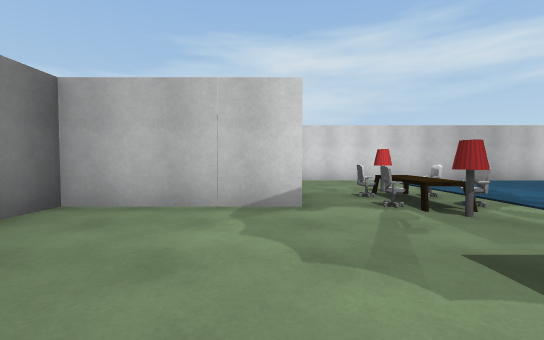
view 1 (above)

17 first-person views from a walk through a Unity game level. The camera is 1.2 m above the floor, tilts 2° down and sees 90° across. The floor is counted in squares, 2 m on a side. Each view is taken from the middle of a square. On the plan, view 1 faces up. The plan holds only what a view shows up to about 9 squares ahead; the rest is blank. The place goes on beyond the plan. The player is left out. Some animated figures are not drawn.

view 2
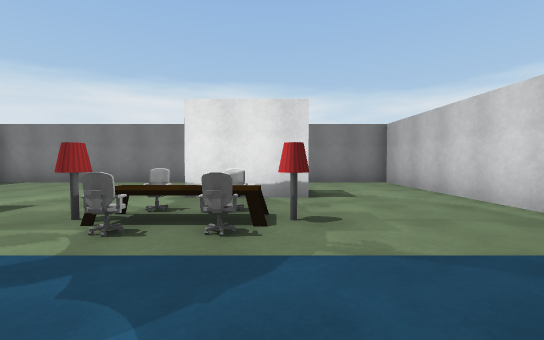

view 3
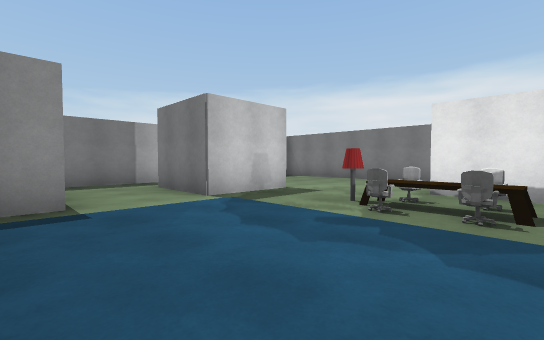

view 4
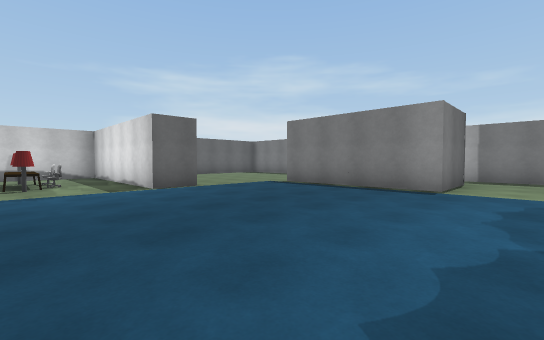

view 5
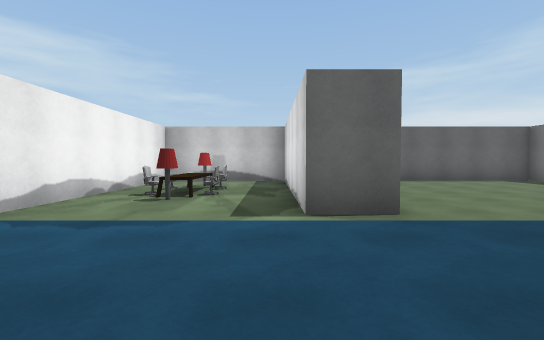

view 6
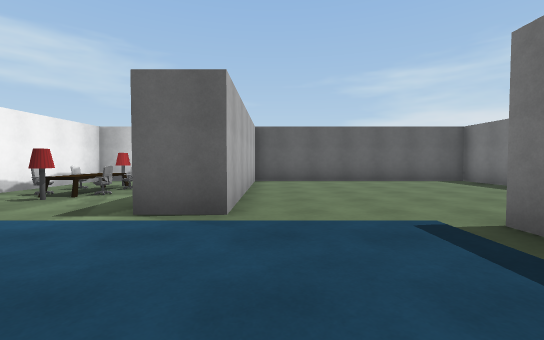

view 7
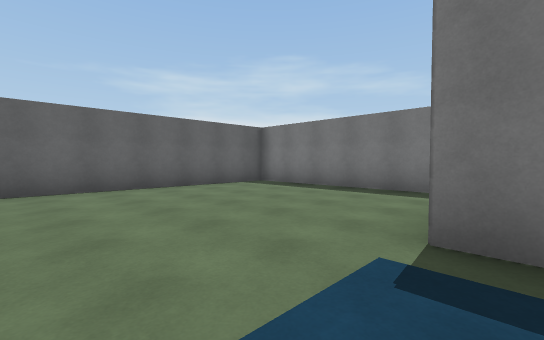

view 8
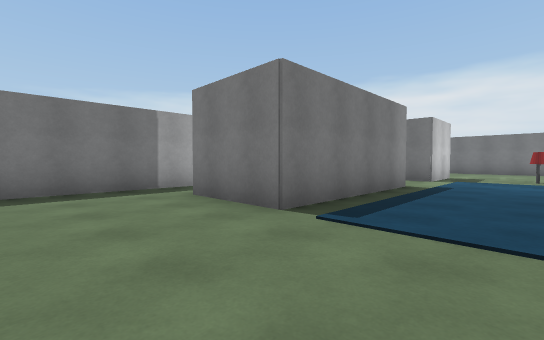

view 9
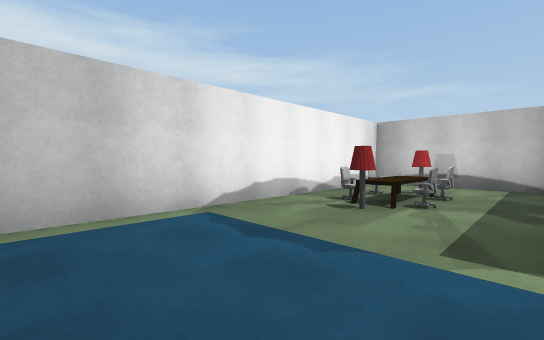

view 10
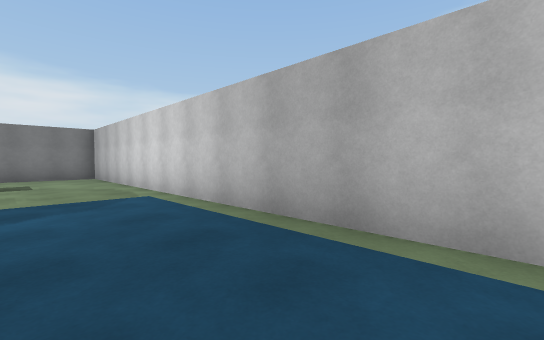

view 11
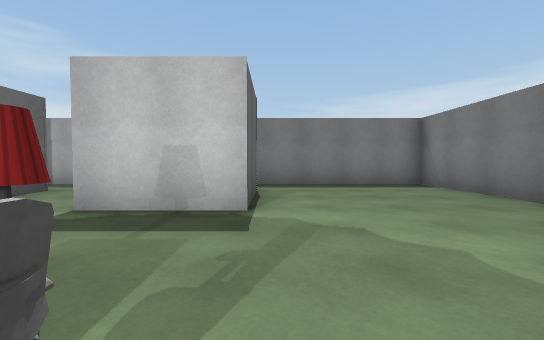

view 12
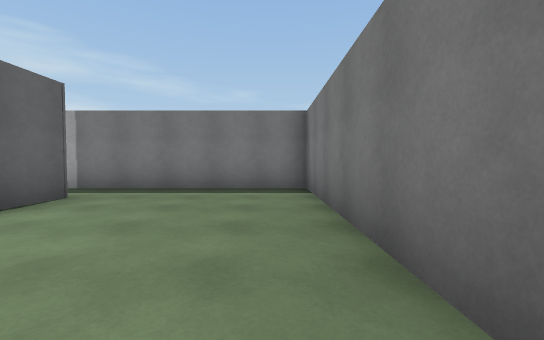

view 13
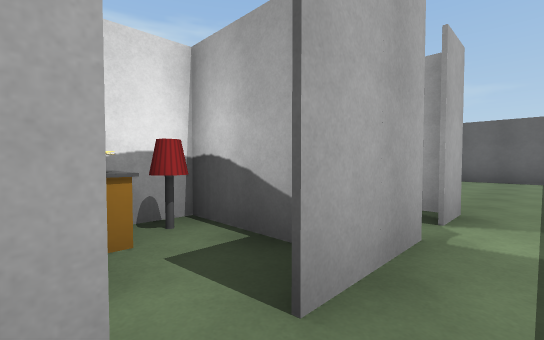

view 14
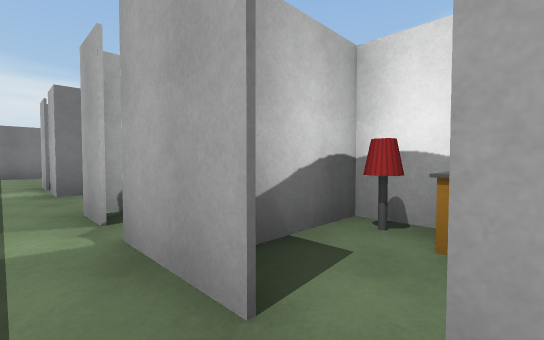

view 15
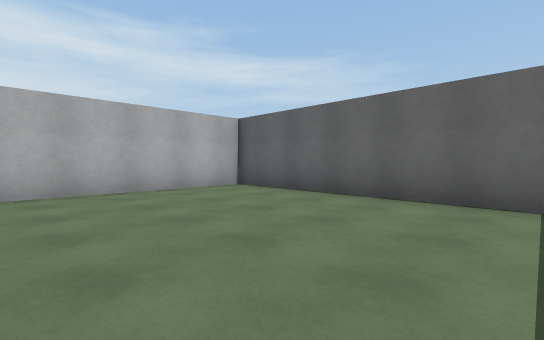

view 16
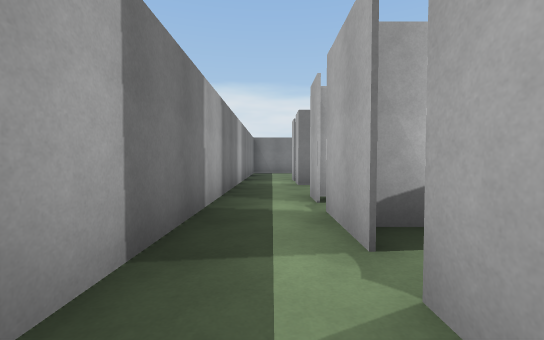

view 17
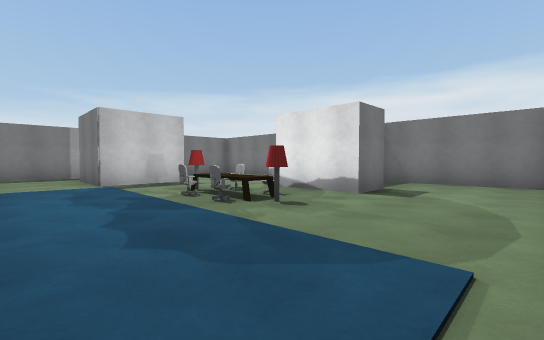

### Floor plan
Points are (right, up) in squares from view 1. A wall is a line through its corners. A room is listed if a view was taken in it or the views show most of it. See-through windows are left out.
Room 1 (views 1, 2, 3, 4, 5, 6, 7, 8, 9, 10, 11, 12, 13, 14, 15, 16, 17)
walls: (9.6, -0.4) (9.6, -1.4) (8.8, -1.4); (6.2, -1.4) (5.4, -1.4) (5.4, -0.4); (8.2, -1.4) (6.8, -1.4); (2.1, -1.4) (1.3, -1.4) (1.3, 0.8) (3.4, 0.8) (3.4, -1.4) (2.6, -1.4); (-0.8, 5.6) (0.4, 5.6) (0.4, 3.5) (-2.7, 3.5) (-2.7, -2.9) (15.3, -2.9) (15.3, 3.5) (10.1, 3.5) (10.1, 4.6) (15.3, 4.6) (15.3, 8.3) (-2.7, 8.3) (-2.7, 4.8)
objects: chair (1, 5); lamp (2, 3); chair (2, 4); lamp (2, 5); chair (3, 4); lamp (7, 0); lamp (8, 0); other object (9, 0); lamp (11, 7); chair (12, 6); chair (12, 7); chair (13, 6); other object (13, 7); lamp (14, 7)

Positions as (right, up) in squares from view 1, and headings:
1: (0, 0), facing up
2: (5, 5), facing left
3: (6, 5), facing down-left
4: (4, 7), facing down-right
5: (7, 5), facing right
6: (7, 3), facing right
7: (9, 3), facing down-right
8: (12, 3), facing down-left
9: (8, 5), facing up-right
10: (8, 6), facing up-left
11: (1, 4), facing down
12: (-2, 3), facing down
13: (6, -2), facing up-right
14: (9, -2), facing up-left
15: (11, -2), facing up-right
16: (10, -2), facing left
17: (5, 8), facing down-left
